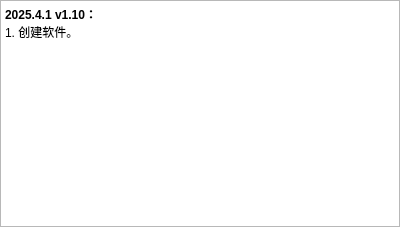
<?xml version="1.0" encoding="UTF-8"?>
<ui version="4.0">
 <class>Dialog</class>
 <widget class="QDialog" name="Dialog">
  <property name="geometry">
   <rect>
    <x>0</x>
    <y>0</y>
    <width>400</width>
    <height>227</height>
   </rect>
  </property>
  <property name="windowTitle">
   <string>更新记录</string>
  </property>
  <layout class="QGridLayout" name="gridLayout">
   <property name="leftMargin">
    <number>0</number>
   </property>
   <property name="topMargin">
    <number>0</number>
   </property>
   <property name="rightMargin">
    <number>0</number>
   </property>
   <property name="bottomMargin">
    <number>0</number>
   </property>
   <property name="spacing">
    <number>0</number>
   </property>
   <item row="0" column="0" colspan="2">
    <widget class="QTextBrowser" name="textBrowser">
     <property name="html">
      <string>&lt;!DOCTYPE HTML PUBLIC &quot;-//W3C//DTD HTML 4.0//EN&quot; &quot;http://www.w3.org/TR/REC-html40/strict.dtd&quot;&gt;
&lt;html&gt;&lt;head&gt;&lt;meta name=&quot;qrichtext&quot; content=&quot;1&quot; /&gt;&lt;meta charset=&quot;utf-8&quot; /&gt;&lt;style type=&quot;text/css&quot;&gt;
p, li { white-space: pre-wrap; }
hr { height: 1px; border-width: 0; }
li.unchecked::marker { content: &quot;\2610&quot;; }
li.checked::marker { content: &quot;\2612&quot;; }
&lt;/style&gt;&lt;/head&gt;&lt;body style=&quot; font-family:'Microsoft YaHei UI'; font-size:9pt; font-weight:400; font-style:normal;&quot;&gt;
&lt;p style=&quot; margin-top:0px; margin-bottom:0px; margin-left:0px; margin-right:0px; -qt-block-indent:0; text-indent:0px;&quot;&gt;&lt;span style=&quot; font-weight:700;&quot;&gt;2025.4.1 v1.10：&lt;/span&gt;&lt;/p&gt;
&lt;p style=&quot; margin-top:0px; margin-bottom:0px; margin-left:0px; margin-right:0px; -qt-block-indent:0; text-indent:0px;&quot;&gt;1. 创建软件。&lt;/p&gt;
&lt;p style=&quot;-qt-paragraph-type:empty; margin-top:0px; margin-bottom:0px; margin-left:0px; margin-right:0px; -qt-block-indent:0; text-indent:0px;&quot;&gt;&lt;br /&gt;&lt;/p&gt;
&lt;p style=&quot;-qt-paragraph-type:empty; margin-top:0px; margin-bottom:0px; margin-left:0px; margin-right:0px; -qt-block-indent:0; text-indent:0px;&quot;&gt;&lt;br /&gt;&lt;/p&gt;&lt;/body&gt;&lt;/html&gt;</string>
     </property>
    </widget>
   </item>
  </layout>
 </widget>
 <resources/>
 <connections/>
</ui>
